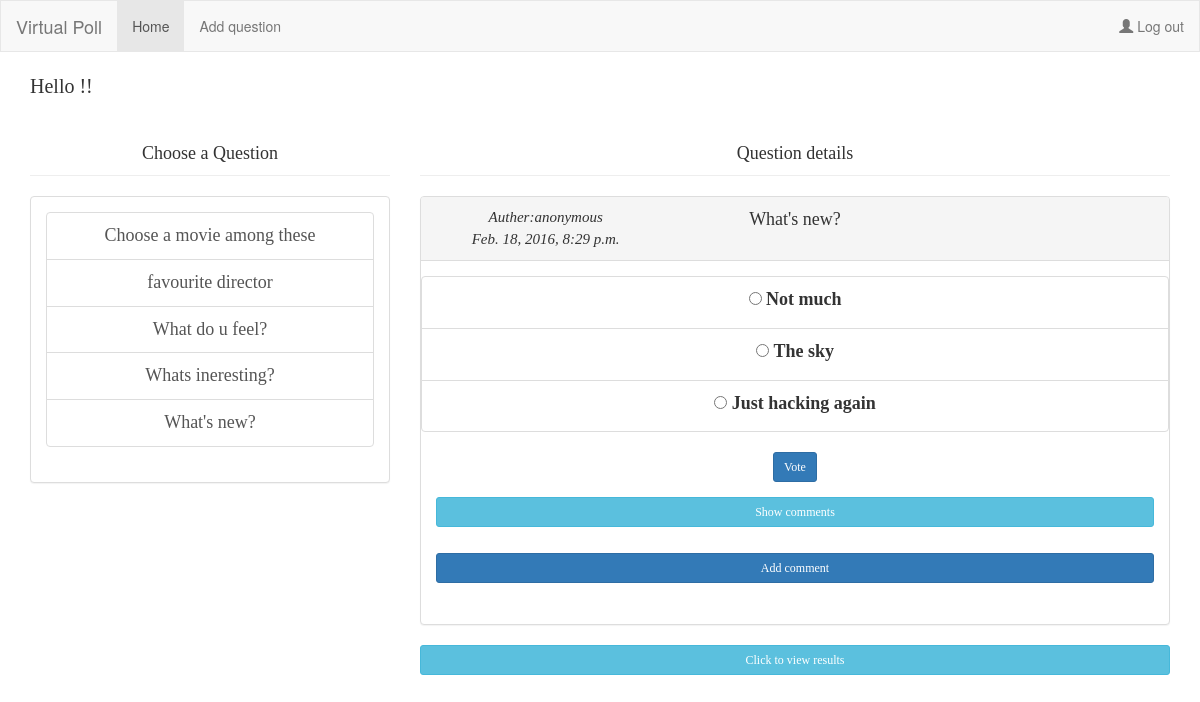
Before: /index/ with the older database file.
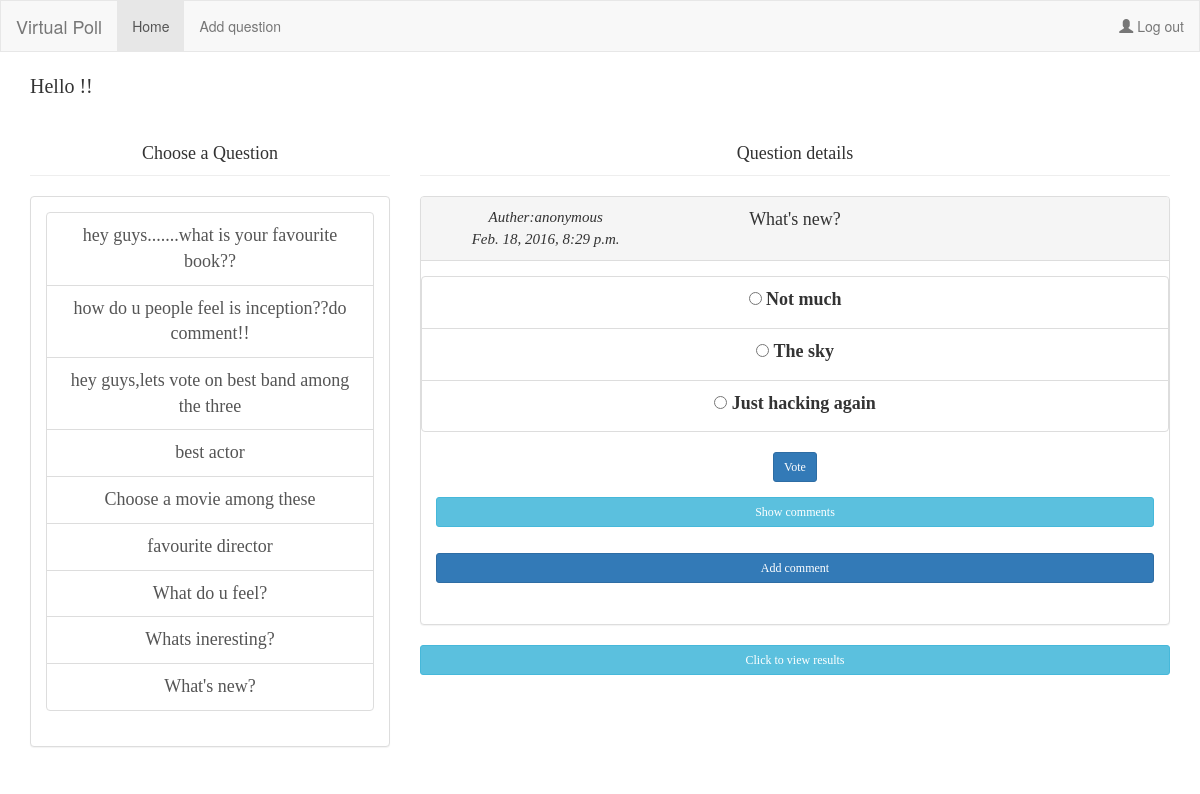
After: the same page with the newer database file.
### polls/models.py (models this page shows, shortened)
class Question(models.Model):
    question_text = models.CharField(max_length=200)
    pub_date = models.DateTimeField('date published')
    username = models.CharField(max_length=200,default="anonymous")
    def was_published_recently(self):
        return self.pub_date >= timezone.now() - datetime.timedelta(days=1)
    was_published_recently.admin_order_field = 'pub_date'
    was_published_recently.boolean = True
    was_published_recently.short_description = 'Published recently?'

class Choice(models.Model):
    question = models.ForeignKey(Question, on_delete=models.CASCADE)
    choice_text = models.CharField(max_length=200)
    votes = models.IntegerField(default=0)

### polls/views.py (the view)
# urls.py: url(r'^index/', views.index, name='index'),
def index(request):
    latest_question_list = Question.objects.order_by('-pub_date')
    f_question=get_object_or_404(Question,pk=1)
    context = {'latest_question_list': latest_question_list,'f_question':f_question,'user':request.user}
    return render(request, 'polls/index.html', context)

### polls/templates/polls/index.html (shortened to what this page needs)
{% load staticfiles %}
<!DOCTYPE html>
<html lang="en">
<head>
  <link rel="stylesheet" href="http://maxcdn.bootstrapcdn.com/bootstrap/3.3.6/css/bootstrap.min.css">
</head>
<body id="body">
<nav class="navbar navbar-default">
  <div class="container-fluid">
    <div class="navbar-header">
      <a class="navbar-brand" href="#">Virtual Poll</a>
    </div>
    <ul class="nav navbar-nav">
      <li class="active"><a href="#">Home</a></li>
      <li><a href="{% url 'polls:add_question' %}">Add question</a></li>
    </ul>
    <ul class="nav navbar-nav navbar-right">
      <li><a href="{% url 'polls:logout' %}"><span class="glyphicon glyphicon-user"></span> Log out</a></li>
    </ul>
  </div>
</nav>
<div class="container">
<div id="user_info">
	Hello {{ user.username }}!!
</div>
 <div class="row">
          <div class="col-sm-4">
            <div class="page-header" id='col-header'>
              Choose a Question
            </div>
            <div id="col-body" id="scrollablebody">
            		<div class='panel panel-default'>
            			<div class='panel-body'>
		              		{% if latest_question_list %}
			    				<div class='list-group'>
				    				{% for question in latest_question_list %}
				        				<a href="{% url 'polls:detail' question.id %}" class='list-group-item'>{{ question.question_text }}</a>
				    				{% endfor %}
				    			</div>
				  					{% else %}
				    					<p>No polls are available.</p>
				  					{% endif %}
				  		</div>
			  		</div>
          </div>
          </div>
          <div class="col-sm-8">
            <div class="page-header" id="col-header">
              Question details
            </div>
            <div id="col-body">
            		<div class='panel panel-default'>
            			<div class='panel-heading'>
            				<div class="row">
            					<div class='col-sm-4'>
            						<div class="col-body">
            							<div id="q_authordetails">
            								Auther:{{ f_question.username }}
            								{{ f_question.pub_date }}
            							</div>
            						</div>
            					</div>
            					<div class='col-sm-4'>
            						<div class="col-body">
            								{{ f_question.question_text }}
            						</div>
            					</div>
            				</div>
            			</div>
            			<div class='panel-body' id="panel-body">
		              				<form action="{% url 'polls:vote' f_question.id %}" method="post" class='form-horizontal' role="form">
		              				<div class="form-group">
										<div class="list-group">
										{% for choice in f_question.choice_set.all %}
											<li class="list-group-item">
										    <input type="radio" name="choice" id="choice{{ forloop.counter }}" value="{{ choice.id }}" />
										    <label for="choice{{ forloop.counter }}" >{{ choice.choice_text }} </label>
										    </li>
										{% endfor %}
										</div>
										<input type="submit" value="Vote" class="btn btn-primary btn-sm" />
										</div>
									</form>
									<button data-toggle="collapse" data-target="#showcomments" class="btn btn-info btn-block btn-sm"> Show comments</button>
									<button data-toggle="collapse" data-target="#form-comment" class="btn btn-primary btn-block btn-sm"> Add comment</button>
				  		</div>
			  		</div>
				<button data-toggle='collapse' data-target='#results' class="btn btn-info btn-block btn-sm"> Click to view results</button>
          </div>
            </div>
</div>
</div>
</body>
</html>

### polls/templates/polls/index.html (style rules this page uses)
.navbar { border-radius: 0; }
#col-header { font-family:verdana; font-size:18px; font-style:bold; text-align: center; }
#col-body { font-family: verdana; font-size: 18px; text-align: center; }
#user_info { font-size:20px; font-family:verdana; }
#body { margin-bottom: 400px; }
#q_authordetails { font-size: 15px; font-family: verdana; font-style: italic; }

Changed rows visible on the page:
added Question: question_text "hey guys.......what is your favourite book??"
added Question: question_text "how do u people feel is inception??do comment!!"
added Question: question_text "hey guys,lets vote on best band among the three"
added Question: question_text "best actor"
